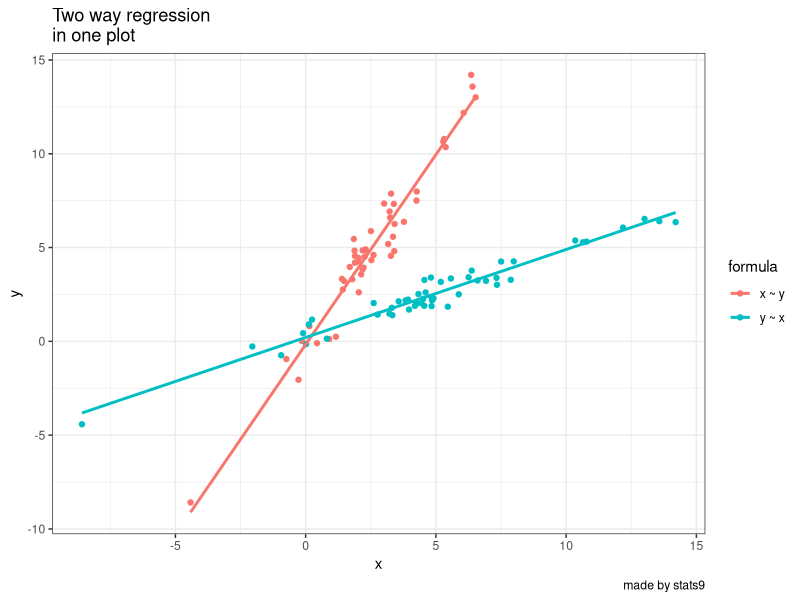

Here is the R script that generated this plot:
## ---- chunk 1
knitr::opts_chunk$set(echo = TRUE, message = F, warning = F)
## ---- chunk 2
library(tidyverse)
library(ggpubr)
tibble(x = rnorm(50, 2, 2), 
y = 2 * x + rnorm(50, 0, 1)) %>%
gather(key = "vars", value = "values") %>%
mutate(id = 1:nrow(.)) %>%
relocate("id", .before = "vars") %>%
mutate(values2 = values[c(51:nrow(.), 
1:50)], 
id2 = case_when(vars == "x" ~ "x ~ y", 
TRUE ~ "y ~ x")) %>%
ggplot(aes(x = values, y = values2, colour = id2)) + 
geom_point() +
geom_smooth(method = "lm", aes(group = id2), 
formula = y ~ x, se = FALSE) + 
labs(x = "x", y = "y", title = "Two way regression 
in one plot", caption = "made by stats9") +
theme_bw() + 
guides(color = guide_legend(title = "formula"))

